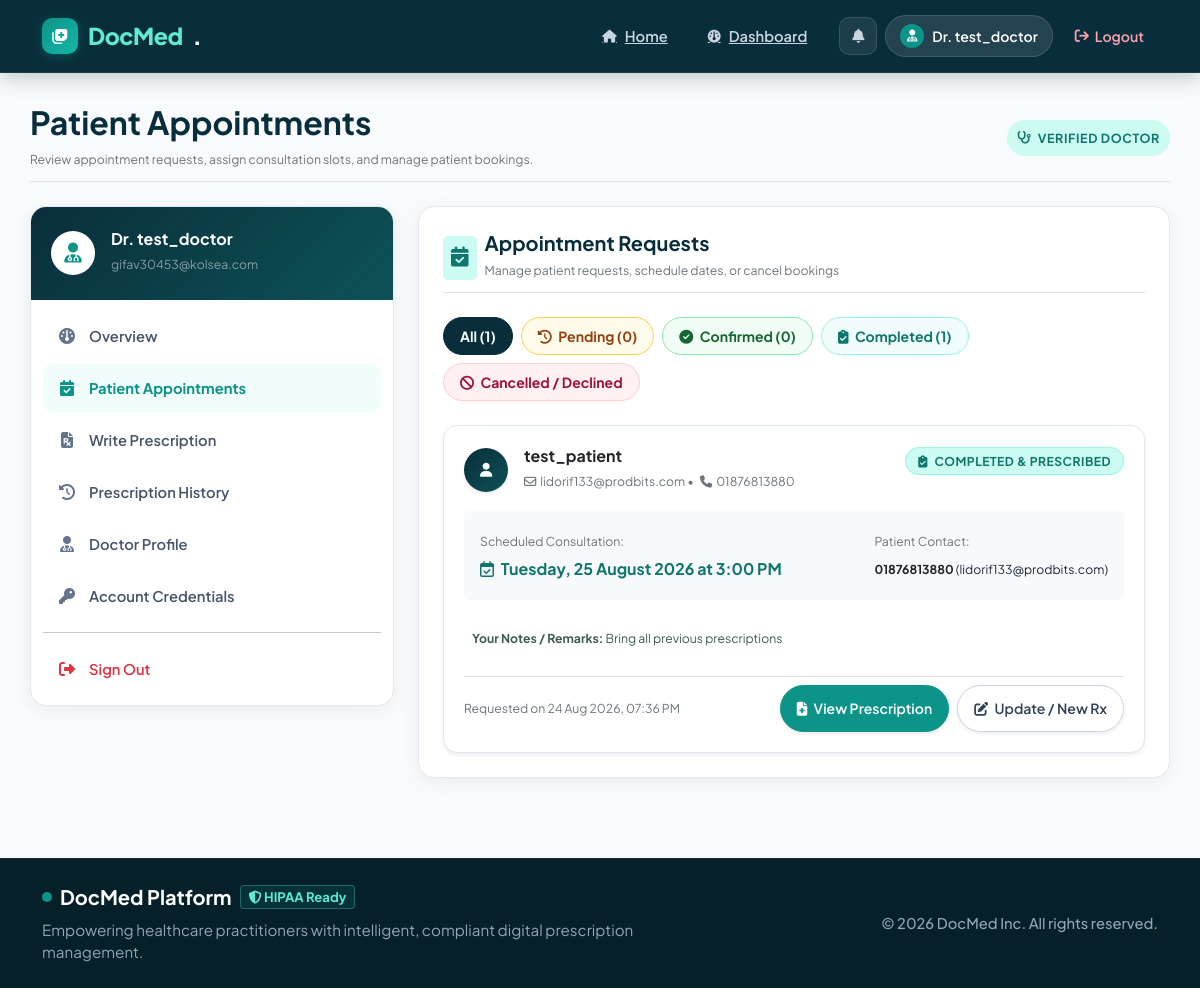
The page /dashboard/doctor-appointments/5 (signed in) on the database as committed earlier.
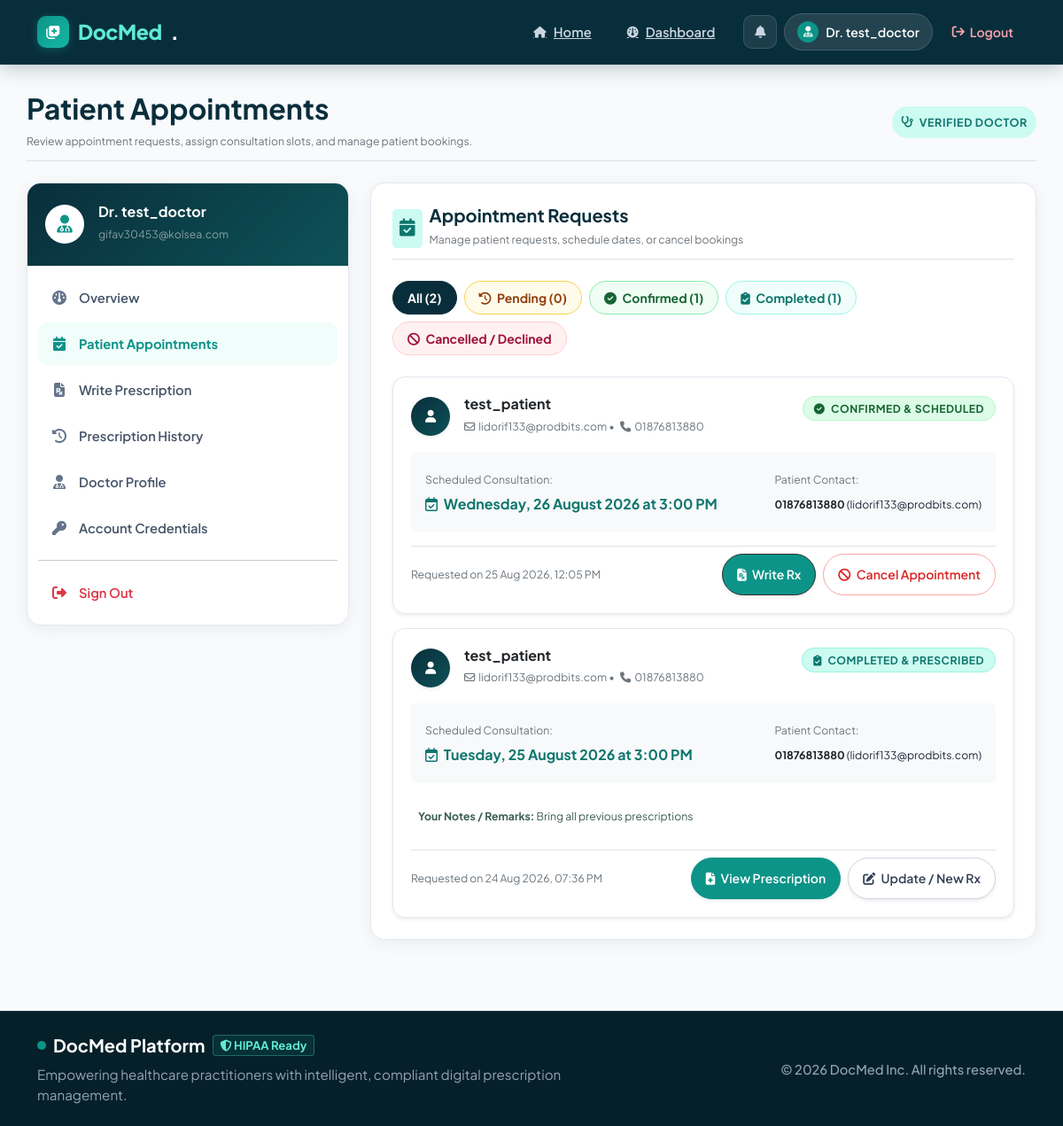
The same page on the database as committed later.
### app/modules/dashboard/models.py (models this page shows, shortened)
class AppointmentModel(db.Model):
    __tablename__ = 'appointments'
    id = db.Column(db.Integer, primary_key=True)
    patient_id = db.Column(db.Integer, db.ForeignKey('registration.uid'), nullable=False)
    doctor_id = db.Column(db.Integer, db.ForeignKey('registration.uid'), nullable=False)
    status = db.Column(db.String(20), default='pending', nullable=False)
    patient_name = db.Column(db.String(120), nullable=False)
    patient_email = db.Column(db.String(120), nullable=False)
    patient_phone = db.Column(db.String(25), nullable=False)
    reason = db.Column(db.Text, nullable=True)
    preferred_date = db.Column(db.Date, nullable=True)
    preferred_time = db.Column(db.String(50), nullable=True)
    scheduled_date = db.Column(db.Date, nullable=True)
    scheduled_time = db.Column(db.String(50), nullable=True) # e.g. "10:30 AM", "05:00 PM"
    doctor_notes = db.Column(db.Text, nullable=True) # instructions, room/chamber info, or cancellation reason
    created_at = db.Column(db.DateTime, default=datetime.now)
    updated_at = db.Column(db.DateTime, default=datetime.now, onupdate=datetime.now)
    patient = db.relationship('RegistrationModel', foreign_keys=[patient_id], backref=db.backref('patient_appointments', lazy='dynamic', cascade='all, delete-orphan'))
    doctor = db.relationship('RegistrationModel', foreign_keys=[doctor_id], backref=db.backref('doctor_appointments', lazy='dynamic', cascade='all, delete-orphan'))

### app/modules/dashboard/routes.py (the view)
@dashboard.route('/doctor-appointments/<int:uid>')
@login_required
@doctor_required
def doctor_appointments_page(uid):
    if current_user.uid != uid and not current_user.is_admin:
        flash("Unauthorized access.", "error")
        return redirect(url_for('dashboard.dashboard_main_page', uid=current_user.uid))
    user = RegistrationModel.query.get_or_404(uid)
    status_filter = request.args.get('status', 'all')
    query = AppointmentModel.query.filter_by(doctor_id=uid)
    if status_filter != 'all':
        query = query.filter_by(status=status_filter)
    appointments = query.order_by(AppointmentModel.created_at.desc()).all()
    pending_count = AppointmentModel.query.filter_by(doctor_id=uid, status='pending').count()
    confirmed_count = AppointmentModel.query.filter_by(doctor_id=uid, status='confirmed').count()
    completed_count = AppointmentModel.query.filter_by(doctor_id=uid, status='completed').count()
    total_count = AppointmentModel.query.filter_by(doctor_id=uid).count()
    context = {
        'user': user,
        'appointments': appointments,
        'active_filter': status_filter,
        'pending_count': pending_count,
        'confirmed_count': confirmed_count,
        'completed_count': completed_count,
        'total_count': total_count,
    }
    return render_template('dashboard/doctor_appointments.html', **context)

### app/templates/dashboard/doctor_appointments.html (shortened to what the changed rows need)
{% extends 'base.html' %}
{% block content %}
<div class="container dashboard-container" x-data="{
    activeModalAppt: null,
    setAppt(appt) {
        this.activeModalAppt = appt;
    }
}">
    <div class="d-flex flex-wrap justify-content-between align-items-center mb-4 pb-2 border-bottom">
        <div>
            <h2 class="fw-bold mb-1" style="color: #092e3b;">
                Patient Appointments
            </h2>
        </div>
    </div>
    <div class="row g-4">
        <div class="col-lg-8 col-md-7">
            <div class="dash-action-card">
                <div class="d-flex gap-2 mb-4 flex-wrap">
                    <a href="{{ url_for('dashboard.doctor_appointments_page', uid=current_user.uid, status='all') }}"
                       class="filter-pill filter-pill-all {% if active_filter == 'all' %}active{% endif %}">
                        All ({{ total_count }})
                    </a>
                    <a href="{{ url_for('dashboard.doctor_appointments_page', uid=current_user.uid, status='pending') }}"
                       class="filter-pill filter-pill-pending {% if active_filter == 'pending' %}active{% endif %}">
                        <i class="fa-solid fa-clock-rotate-left me-1"></i> Pending ({{ pending_count }})
                    </a>
                    <a href="{{ url_for('dashboard.doctor_appointments_page', uid=current_user.uid, status='confirmed') }}"
                       class="filter-pill filter-pill-confirmed {% if active_filter == 'confirmed' %}active{% endif %}">
                        <i class="fa-solid fa-circle-check me-1"></i> Confirmed ({{ confirmed_count }})
                    </a>
                    <a href="{{ url_for('dashboard.doctor_appointments_page', uid=current_user.uid, status='completed') }}"
                       class="filter-pill filter-pill-completed {% if active_filter == 'completed' %}active{% endif %}">
                        <i class="fa-solid fa-clipboard-check me-1"></i> Completed ({{ completed_count }})
                    </a>
                    <a href="{{ url_for('dashboard.doctor_appointments_page', uid=current_user.uid, status='cancelled') }}"
                       class="filter-pill filter-pill-cancelled {% if active_filter == 'cancelled' %}active{% endif %}">
                        <i class="fa-solid fa-ban me-1"></i> Cancelled / Declined
                    </a>
                </div>
                {% if appointments %}
                    <div class="d-flex flex-column gap-3">
                        {% for appt in appointments %}
                            <div class="appointment-card shadow-sm">
                                <div class="d-flex flex-wrap justify-content-between align-items-start gap-2 mb-3">
                                    <div class="d-flex align-items-center gap-3">
                                        <div class="rounded-circle d-flex align-items-center justify-content-center text-white fw-bold shadow-sm" style="width: 44px; height: 44px; background: linear-gradient(135deg, #092e3b 0%, #0d5257 100%);">
                                            <i class="fa-solid fa-user"></i>
                                        </div>
                                        <div>
                                            <h6 class="fw-bold text-dark mb-0">{{ appt.patient_name }}</h6>
                                            <small class="text-muted">
                                                <i class="fa-regular fa-envelope me-1"></i>{{ appt.patient_email }} &bull;
                                                <i class="fa-solid fa-phone ms-1 me-1"></i>{{ appt.patient_phone }}
                                            </small>
                                        </div>
                                    </div>
                                    <div>
                                        {% if appt.status == 'pending' %}
                                            <span class="badge-status badge-pending"><i class="fa-solid fa-clock-rotate-left me-1"></i> Pending Action</span>
                                        {% elif appt.status == 'confirmed' %}
                                            <span class="badge-status badge-confirmed"><i class="fa-solid fa-circle-check me-1"></i> Confirmed & Scheduled</span>
                                        {% elif appt.status == 'completed' %}
                                            <span class="badge-status badge-completed"><i class="fa-solid fa-clipboard-check me-1"></i> Completed & Prescribed</span>
                                        {% elif appt.status == 'rejected' %}
                                            <span class="badge-status badge-rejected"><i class="fa-solid fa-circle-xmark me-1"></i> Declined</span>
                                        {% elif appt.status == 'cancelled' %}
                                            <span class="badge-status badge-cancelled"><i class="fa-solid fa-ban me-1"></i> Cancelled</span>
                                        {% endif %}
                                    </div>
                                </div>
                                <div class="bg-light p-3 rounded-3 mb-3 small">
                                    <div class="d-flex justify-content-between align-items-center flex-wrap gap-2">
                                        <div>
                                            <span class="text-muted d-block">Scheduled Consultation:</span>
                                            {% if appt.scheduled_date %}
                                                <strong class="text-teal fs-6" style="color: #0f766e;">
                                                    <i class="fa-regular fa-calendar-check me-1"></i>
                                                    {{ appt.scheduled_date.strftime('%A, %d %B %Y') if appt.scheduled_date.strftime else appt.scheduled_date }} at {{ appt.scheduled_time }}
                                                </strong>
                                            {% else %}
                                                <span class="text-warning-emphasis fw-semibold"><i class="fa-solid fa-clock me-1"></i> Awaiting your date & time assignment</span>
                                            {% endif %}
                                        </div>
                                        <div>
                                            <span class="text-muted d-block">Patient Contact:</span>
                                            <strong class="text-dark">{{ appt.patient_phone }}</strong> ({{ appt.patient_email }})
                                        </div>
                                    </div>
                                </div>
                                {% if appt.doctor_notes %}
                                <div class="mb-3 small">
                                    <div class="p-2 rounded-2 {% if appt.status in ['cancelled', 'rejected'] %}bg-danger-subtle text-danger{% else %}bg-info-subtle text-primary{% endif %}">
                                        <strong>Your Notes / Remarks:</strong> {{ appt.doctor_notes }}
                                    </div>
                                </div>
                                {% endif %}
                                <div class="d-flex flex-wrap justify-content-between align-items-center pt-2 border-top gap-2">
                                    <small class="text-muted">Requested on {{ appt.created_at.strftime('%d %b %Y, %I:%M %p') if appt.created_at else '' }}</small>
                                    <div class="d-flex gap-2">
                                        {% if appt.status == 'pending' %}
                                            <button
                                                type="button"
                                                data-bs-toggle="modal"
                                                data-bs-target="#confirmModal"
                                                @click="setAppt({ id: '{{ appt.id }}', name: '{{ appt.patient_name }}', phone: '{{ appt.patient_phone }}' })"
                                                class="btn btn-sm btn-success rounded-pill px-3 fw-bold"
                                            >
                                                <i class="fa-solid fa-calendar-check me-1"></i> Assign Date & Time
                                            </button>
                                            <button
                                                type="button"
                                                data-bs-toggle="modal"
                                                data-bs-target="#rejectModal"
                                                @click="setAppt({ id: '{{ appt.id }}', name: '{{ appt.patient_name }}' })"
                                                class="btn btn-sm btn-outline-danger rounded-pill px-3 fw-semibold"
                                            >
                                                <i class="fa-solid fa-xmark me-1"></i> Decline
                                            </button>
                                        {% elif appt.status == 'confirmed' %}
                                            <a href="{{ url_for('pdf_generator.document_page', appointment_id=appt.id) }}" class="btn btn-sm rounded-pill px-3 fw-semibold text-white shadow-sm" style="background: #0d9488;">
                                                <i class="fa-solid fa-file-prescription me-1"></i> Write Rx
                                            </a>
                                            <button
                                                type="button"
                                                data-bs-toggle="modal"
                                                data-bs-target="#cancelModal"
                                                @click="setAppt({ id: '{{ appt.id }}', name: '{{ appt.patient_name }}' })"
                                                class="btn btn-sm btn-outline-danger rounded-pill px-3 fw-semibold"
                                            >
                                                <i class="fa-solid fa-ban me-1"></i> Cancel Appointment
                                            </button>
                                        {% elif appt.status == 'completed' %}
                                            {% set linked_rx = appt.prescriptions.order_by(appt.prescriptions.statement.froms[0].c.created_at.desc()).first() if appt.prescriptions else None %}
                                            {% if linked_rx %}
                                                <a href="{{ url_for('pdf_generator.pdf_prescription_preview', patient_id=linked_rx.patient_id) }}" class="btn btn-sm btn-action-view-rx rounded-pill px-3 shadow-sm">
                                                    <i class="fa-solid fa-file-medical me-1"></i> View Prescription
                                                </a>
                                            {% endif %}
                                            <a href="{{ url_for('pdf_generator.document_page', appointment_id=appt.id) }}" class="btn btn-sm btn-action-update-rx rounded-pill px-3 shadow-sm">
                                                <i class="fa-solid fa-pen-to-square me-1"></i> Update / New Rx
                                            </a>
                                        {% endif %}
                                    </div>
                                </div>
                            </div>
                        {% endfor %}
                    </div>
                {% endif %}
            </div>
        </div>
    </div>
</div>
{% endblock %}

Rows that differ between the two databases and show on the page:
added AppointmentModel: patient_name "test_patient", patient_email "lidorif133@prodbits.com", patient_phone "01876813880", status "confirmed" (drawn), scheduled_date "Wednesday, 26 August 2026", scheduled_time "3:00 PM", created_at "25 Aug 2026, 12:05 PM"
Other text that changed with them:
{{ total_count }}: "1" → "2"
{{ confirmed_count }}: "0" → "1"
